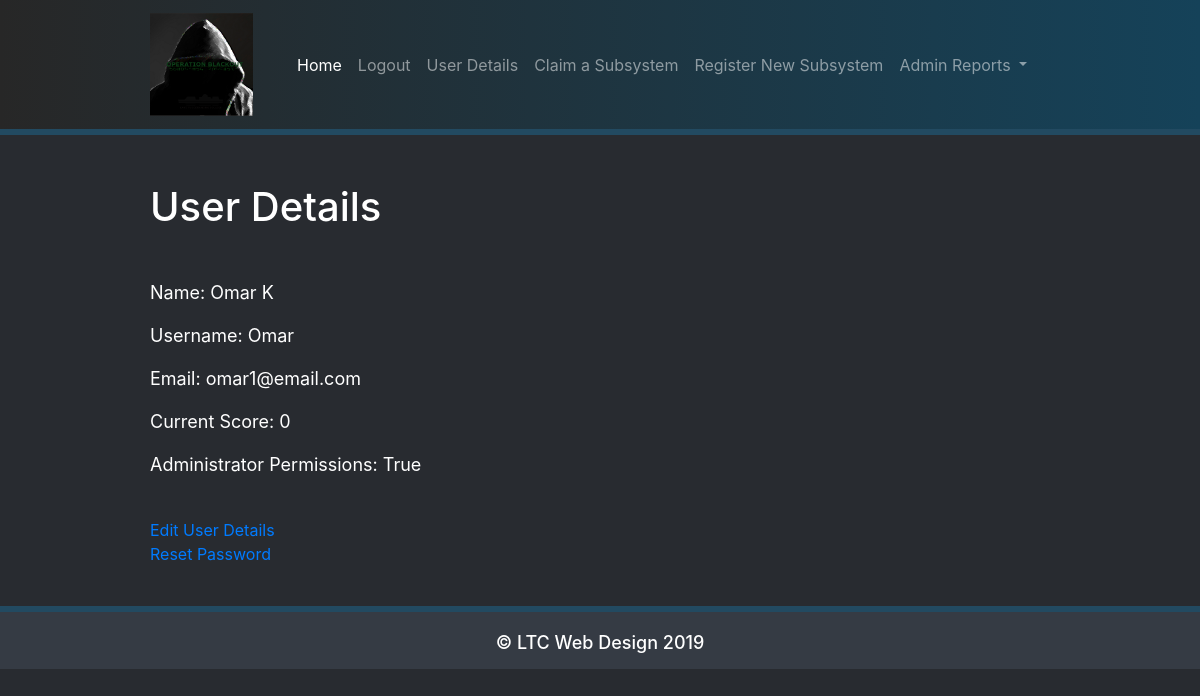
Page /user (signed in) on the earlier database version.
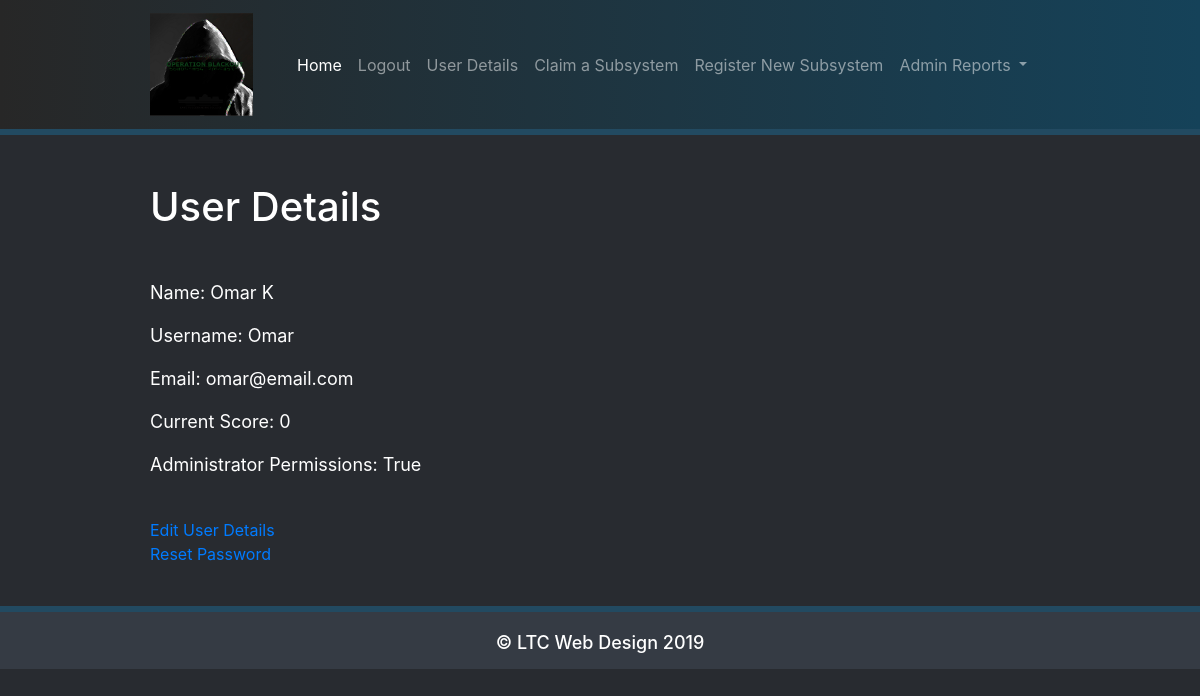
Same page on the later database version.
### models.py (models this page shows, shortened)
class User(UserMixin, db.Model):
    id = db.Column(db.Integer, primary_key=True)
    name = db.Column(db.String(64), index=True, unique=True)
    username = db.Column(db.String(64), index=True, unique=True)
    email = db.Column(db.String(120), index=True, unique=True)
    password_hash = db.Column(db.String(128))
    is_administrator = db.Column(db.Boolean)
    current_score = db.Column(db.Integer)
    def is_admin(self):
        if self.is_administrator == bool('true'):
            print("{} is an Administrator".format(self.username))
            return True
        else:
            print("{} is a Regular User".format(self.username))
            return False

### app.py (the view)
@app.route('/user', )
@login_required
def user_details():
    return render_template("user.html", title="User Details", user=current_user)

### models.py (called while the page is built)
@login.user_loader
def load_user(id):
    return User.query.get(int(id))

### templates/user.html
{% extends 'base.html' %}
{% block header %}
    <h1>{% block title %} {{ title }}   {% endblock %}</h1>
{% endblock %}
{% block content %}
    <p>Name: {{ user.name }}</p>
    <p>Username: {{ user.username }}</p>
    <p>Email: {{ user.email }}</p>
    <p>Current Score: {{ user.current_score }}</p>
    <p>Administrator Permissions: {{ user.is_administrator }}</p>
    <br>
    <a href=\edit_user\{{user.id}}>Edit User Details</a> <br>
    <a href=\reset_password\{{ user.id }}>Reset Password</a>
{% endblock %}

Differences in the rows shown:
changed User "Omar K": email "omar1@email.com" → "omar@email.com"
